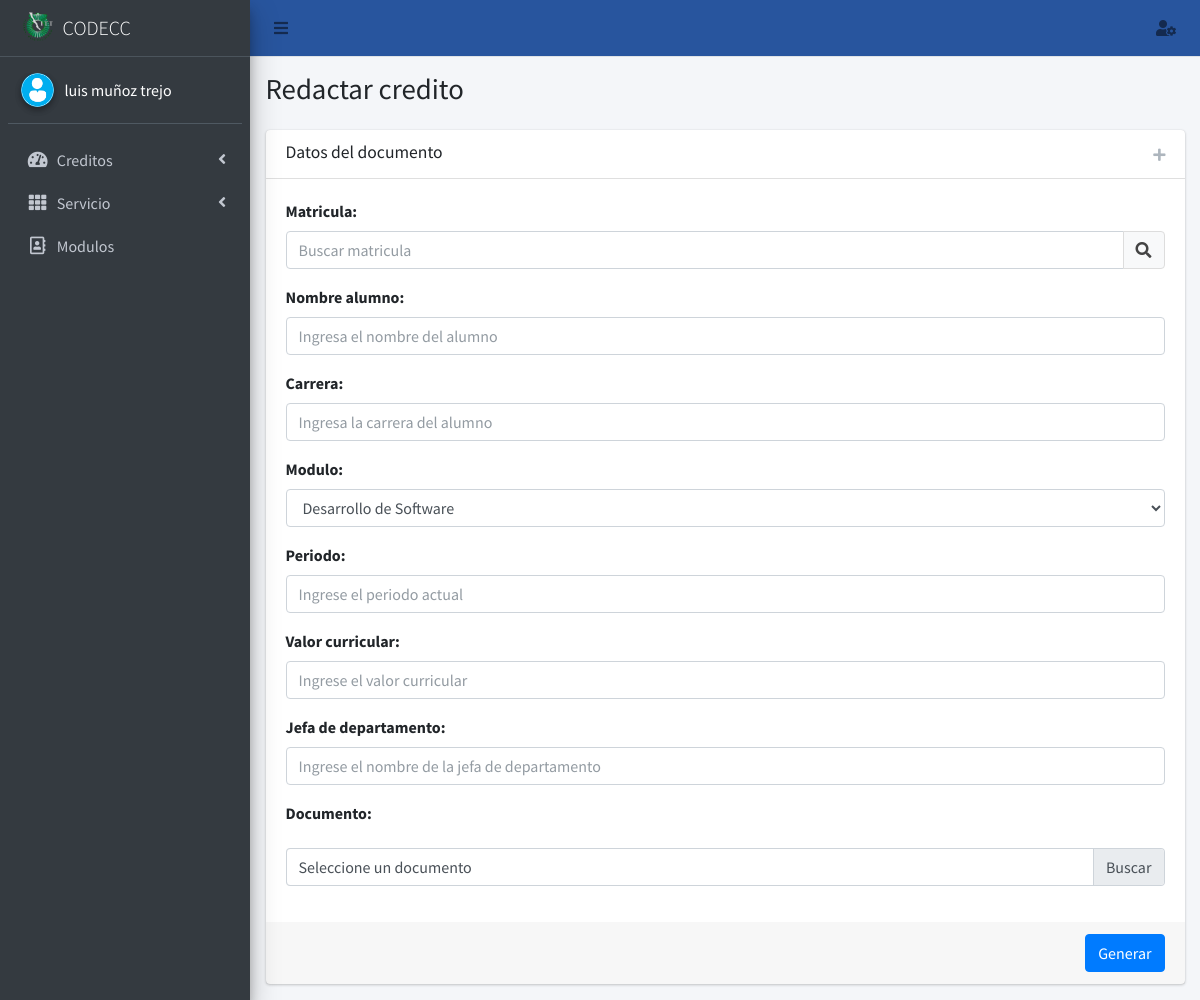
The app's page /alta_credito/ (signed in) with its own data.
### core/models.py (models this page shows, shortened)
class Perfil(models.Model):
    user=models.OneToOneField(User,null=True,on_delete=models.SET_NULL)
    nombre=models.CharField(max_length=56, blank=False, null=False)
    apellido_paterno=models.CharField(max_length=56, blank=False, null=False)
    apellido_materno=models.CharField(max_length=56, blank=False, null=False)
    modulo=models.ManyToManyField(Modulo, blank=True)
    email_institucional=models.CharField(max_length=126, blank=False, null=False, validators=[RegexValidator(regex=r'(^[a-zA-Z0-9_.+-]+@tectijuana.edu.mx+$)|(^[a-zA-Z0-9_.+-]+@tectijuana.tecnm.mx+$)',message="El formato del correo debe ser @tectijuana.edu.mx")])
    foto=models.ImageField(upload_to=rename_folder_photo, max_length=126, blank=True, null=True)
    estado=models.BooleanField(default=False)
    created_at = models.DateTimeField("Creado ", auto_now_add=True)
    updated_at = models.DateTimeField("Actualizado ", auto_now=True)
    class Meta:
        verbose_name="Perfil"
        verbose_name_plural="Perfiles"

### core/views.py (the view)
# urls.py: path('alta_credito/',views.alta_credito,name='alta_credito'),
@login_required(login_url='login_docente')
def alta_credito(request):
    plantillas=None
    modulos=Perfil.objects.get(user=request.user.id)
    if Plantilla.objects.filter(user=request.user.id).exists():
        plantillas=Plantilla.objects.filter(user=request.user.id)
    contexto={
        'title':'Redactar credito',
        'titulo':'Redactar credito',
        'modulos':modulos.modulo,
        'usuario': Perfil.objects.get(user=request.user.id),
        'plantillas':plantillas,
    }
    return render(request,'docente/alta_credito.html',contexto)

### core/models.py (called while the page is built)
    def __str__(self):
        return str(self.tipo)

### core/templatetags/templates.py (called while the page is built)
@register.filter(name='has_group')
def has_group(user, group_name):
       groups = user.groups.all().values_list('name', flat=True)
       return True if group_name in groups else False

@register.simple_tag
def loadsession(user):
       bandera=False
       data=Perfil.objects.get(user=user)
       if data.estado:
              bandera=True
       return bandera

### templates/docente/alta_credito.html (shortened to what this page needs)
{%extends 'docente/inicio.html' %}
{% load staticfiles %}
{%load templates%}
{%block content%}
<div class="col-lg-12">
    {%if request.user|has_group:"Docente" or request.user.is_superuser%}
    <div class="card">
      <div class="card-header">
        <h5 class="card-title">Datos del documento</h5>
        <div class="card-tools">
          <button type="button" class="btn btn-tool agregar" title="Agregar plantilla" data-toggle="modal" data-target="#modal-default">
            <i class="fas fa-plus"></i>
          </button>
        </div>
      </div>
    <div class="card-body">
      <form id="form-ajax" enctype="multipart/form-data" method="POST">
        <div class="form-group form-animate-text">
          <label for="matricula">Matricula:</label>
          <div class="input-group">
            <input type="text" name="matricula" id="matricula" autocomplete="off" class="form-control" placeholder="Buscar matricula">
            <div class="input-group-append">
                <button id="buscar" class="btn btn-default" style="cursor: auto;">
                    <i class="fa fa-search"></i>
                </button>
            </div>
        </div>
        </div>
        <div class="form-group form-animate-text">
            <label for="nombre">Nombre alumno:</label>
            <input type="text" name="nombre" class="form-control" id="nombre" autocomplete="off" placeholder="Ingresa el nombre del alumno" required="">
        </div>
        <div class="form-group form-animate-text">
            <label for="carrera">Carrera:</label>
            <input type="text" name="carrera" class="form-control" id="carrera" autocomplete="off" placeholder="Ingresa la carrera del alumno" required="">
        </div>
        <div class="form-group">
          <label>Modulo:</label>
          <select class="form-control" id="modulo" name="modulo">
          {%for values in modulos.all%}
            <option>{{values}}</option>
            {%endfor%}
          </select>
          </div>
        <div class="form-group form-animate-text">
            <label for="periodo">Periodo:</label>
            <input type="text" name="periodo" class="form-control" id="periodo" autocomplete="off" placeholder="Ingrese el periodo actual" required="">
        </div>
        <div class="form-group form-animate-text">
            <label for="valor">Valor curricular:</label>
            <input type="text" name="valor" class="form-control input-number" id="valor" autocomplete="off" placeholder="Ingrese el valor curricular" required="">
        </div>
        <div class="form-group form-animate-text">
            <label for="jefa">Jefa de departamento:</label>
            <input type="text" name="jefa" class="form-control" id="jefa" autocomplete="off" placeholder="Ingrese el nombre de la jefa de departamento" required="">
        </div>
        <div class="form-group form-animate-text">
          <label for="documento">Documento:</label>
          <div id="div-documento" class="custom-file" style="margin-top: 15px;">
            <label class="custom-file-label" for="documento">Seleccione un documento</label>
        </div>
      </div>
    </form>
    </div>
<div class="card-footer">
    <input type="submit" class="btn btn-primary float-right" id="generar" value="Generar">
  </div>
</div>
{%else%}
<p>No tienes permisos para poder realizar esta accion</p>
{%endif%}
</div>
{%endblock content%}

### templates/docente/aside.html (shortened to what this page needs)
{%load templates%}
 <aside class="main-sidebar sidebar-dark-primary elevation-4">
    <a href="" class="brand-link">
      <img src="/static/img/logo_TECT.png" alt="Logo TecNM" class="brand-image" style="opacity: .8">
      <span class="brand-text font-weight-light">CODECC</span>
    </a>
    <div class="sidebar">
      <div class="user-panel mt-3 pb-3 mb-3 d-flex">
        <div class="image">
          {%if usuario.foto%}
          <img src="{{usuario.foto.url}}" class="img-circle elevation-2" alt="User Image">
          {%else%}
          <img src="/static/img/usernone.png" class="img-circle elevation-2" alt="User Image">
          {%endif%}
        </div>
        <div class="info">
          <span style="color: white;">{{usuario.nombre}} {{usuario.apellido_paterno}} {{usuario.apellido_materno}}</span>
        </div>
      </div>
      <nav class="mt-2">
        <ul class="nav nav-pills nav-sidebar flex-column" data-widget="treeview" role="menu" data-accordion="false">
          {% if request.user|has_group:"Docente" or request.user.is_superuser %}
          <li class="nav-item">
            <a href="#" class="nav-link">
              <i class="nav-icon fas fa-tachometer-alt"></i>
              <p>
                Creditos
                <i class="right fas fa-angle-left"></i>
              </p>
            </a>
          </li>
          {%endif%}
          {% if request.user|has_group:"Servicio" or request.user.is_superuser %}
          <li class="nav-item">
            <a href="#" class="nav-link">
              <i class="nav-icon fas fa-th"></i>
              <p>
                Servicio
                <i class="right fas fa-angle-left"></i>
              </p>
            </a>
          </li>
          {%endif%}
          {% if request.user.is_superuser %}
          <li class="nav-item">
            <a href="{%url 'modulo'%}" class="nav-link">
              <i class="nav-icon far fa-address-book"></i>
              <p>
                Modulos
              </p>
            </a>
          </li>
          {%endif%}
        </ul>
      </nav>
    </div>
  </aside>

### records on screen
Perfil: nombre "luis", apellido_paterno "muñoz", apellido_materno "trejo"

### other values on screen
{{ titulo }} "Redactar credito"
form field modulo "Desarrollo de Software"
